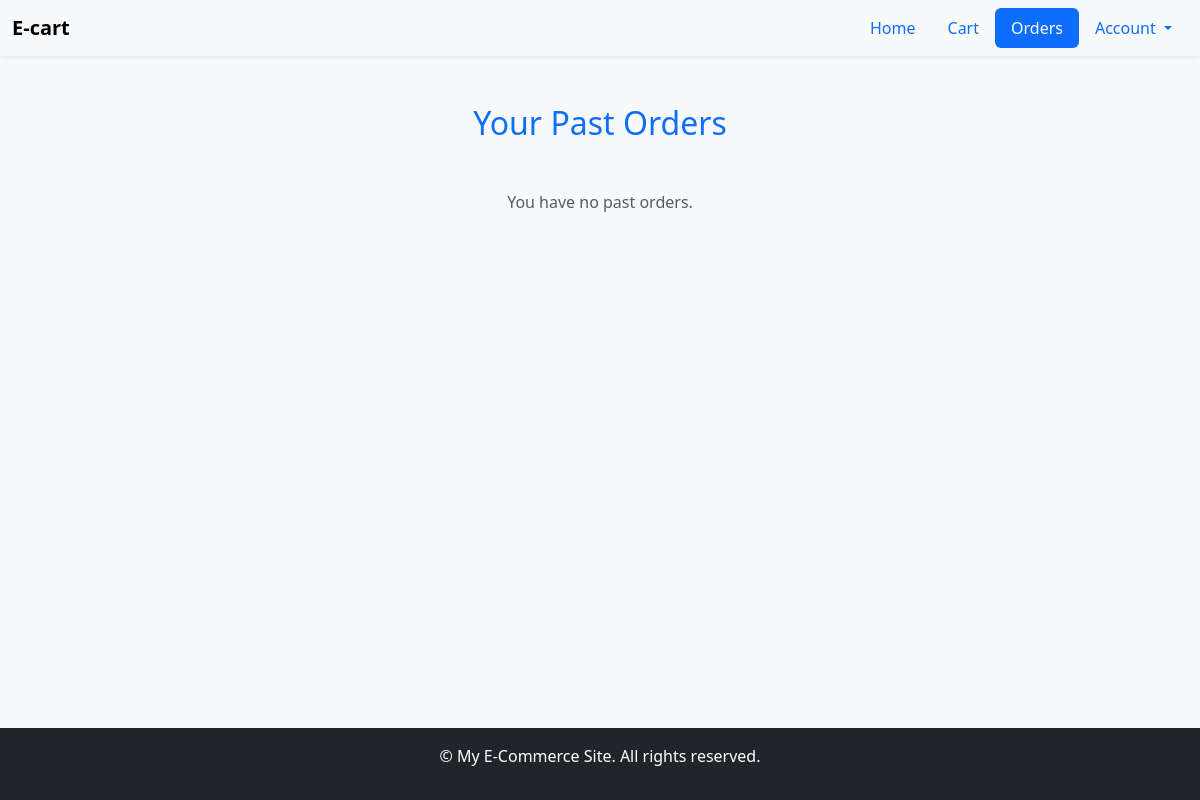
The page /order_list/ (signed in) on the database as committed earlier.
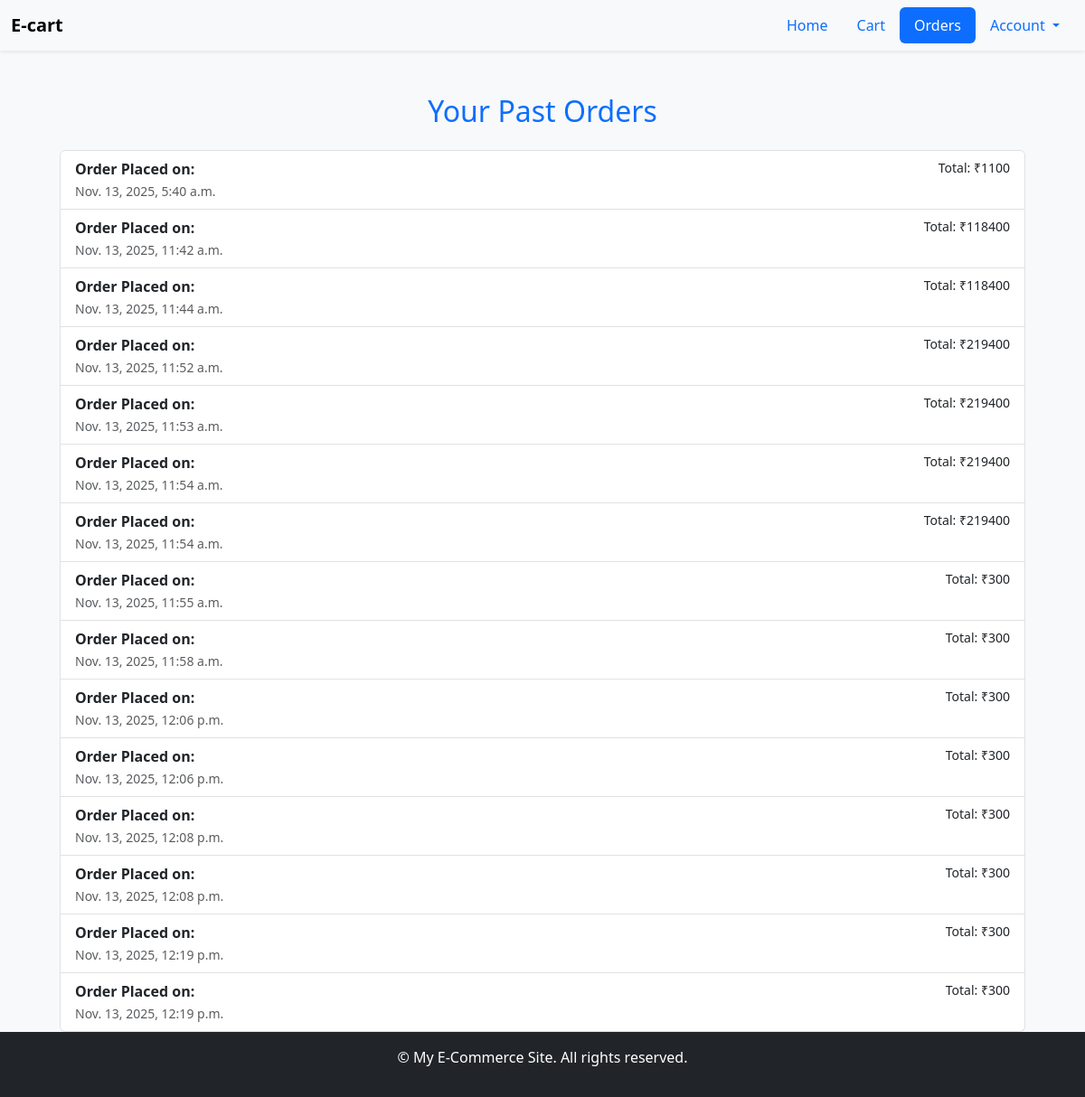
The same page on the database as committed later.
### E_commerce_app/models.py (models this page shows, shortened)
class Order(models.Model):
    user = models.ForeignKey(User, on_delete=models.CASCADE, null=True, blank=True)
    total_price=models.PositiveIntegerField()
    created_at = models.DateTimeField(auto_now_add=True)

### E_commerce_app/views.py (the view)
# urls.py: path('order_list/', OrderDetailView.as_view(), name='order_list'),
class OrderDetailView(LoginRequiredMixin, DetailView):
    login_url = 'login'
    def get(self,request,order_id=None):
        cart_items = Cart.objects.filter(user=request.user)
        if order_id:
            order=get_object_or_404(Order,id=order_id,user=request.user)
            order_item = OrderItem.objects.filter(order=order)
            total = sum(item.product.price * item.quantity for item in order_item)
            order_details = []
            for item in order_item:
                order_details.append({
                    "item_name": item.product.name,
                    "quantity": item.quantity,
                    "price": item.price,
                    "total_price": item.price * item.quantity,
                })
            return render(request,'E_commerce_app/order_details.html',{
                'order':order,
                'order_items':order_details,
                'total':total,
            })
        else:
            orders = Order.objects.filter(user=request.user)
            return render(request, 'E_commerce_app/order_list.html', {
                'orders': orders
            })

### E_commerce_app/templates/E_commerce_app/order_list.html (shortened to what this page needs)
{% extends "E_commerce_app/base.html" %}
{% block content %}
  <div class="container mt-4">
    <h2 class="text-center text-primary  my-4">Your Past Orders</h2>
{% if orders %}
<div class="container">
    <div class="list-group">
        {% for order in orders %}
        <a href="{% url 'orderdetail' order.id %}"
           class="list-group-item list-group-item-action">
            <div class="d-flex justify-content-between">
                <strong>Order Placed on:  </strong>
                <small>Total: ₹{{ order.total_price }}</small>
            </div>
            <small class="text-muted">
            {{ order.created_at }}
            </small>
        </a>
        {% endfor %}
    </div>
</div>
{% else %}
<p class="text-center text-muted mt-5">You have no past orders.</p>
{% endif %}
  </div>
{% endblock %}

Rows that differ between the two databases and show on the page:
added Order: total_price "1100", created_at "Nov. 13, 2025, 5:40 a.m."
added Order: total_price "118400", created_at "Nov. 13, 2025, 11:42 a.m."
added Order: total_price "118400", created_at "Nov. 13, 2025, 11:44 a.m."
added Order: total_price "219400", created_at "Nov. 13, 2025, 11:52 a.m."
added Order: total_price "219400", created_at "Nov. 13, 2025, 11:53 a.m."
added Order: total_price "219400", created_at "Nov. 13, 2025, 11:54 a.m."
added Order: total_price "219400", created_at "Nov. 13, 2025, 11:54 a.m."
added Order: total_price "300", created_at "Nov. 13, 2025, 11:55 a.m."
added Order: total_price "300", created_at "Nov. 13, 2025, 11:58 a.m."
added Order: total_price "300", created_at "Nov. 13, 2025, 12:06 p.m."
added Order: total_price "300", created_at "Nov. 13, 2025, 12:06 p.m."
added Order: total_price "300", created_at "Nov. 13, 2025, 12:08 p.m."
added Order: total_price "300", created_at "Nov. 13, 2025, 12:08 p.m."
added Order: total_price "300", created_at "Nov. 13, 2025, 12:19 p.m."
added Order: total_price "300", created_at "Nov. 13, 2025, 12:19 p.m."
Other text that changed with them:
text no longer shown: "You have no past orders."
